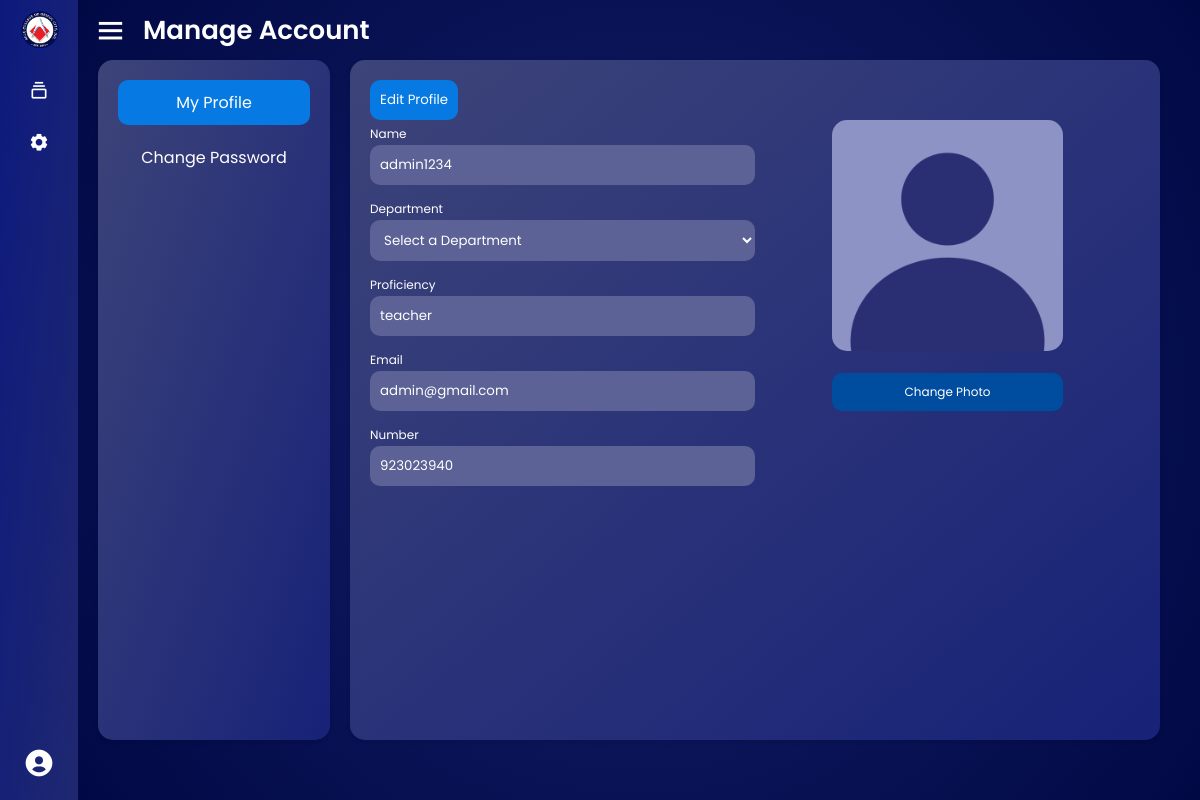
The page /user-manage-account.php (signed in) on the database its author committed.
### tables this page shows
CREATE TABLE `teacher_tb` (
  `teacher_id` int(11) NOT NULL,
  `teacher_name` varchar(255) NOT NULL,
  `teacher_email` varchar(255) NOT NULL,
  `teacher_password` varchar(255) NOT NULL,
  `teacher_number` varchar(255) NOT NULL,
  `teacher_department` varchar(200) NOT NULL,
  `teacher_proficency` varchar(255) NOT NULL,
  `teacher_daysAvailable` varchar(255) NOT NULL,
  `status` int(11) NOT NULL,
  `teacher_pic` varchar(100) NOT NULL,
  `SD_id` int(11) NOT NULL
);

### PHP Backend/teacher pages/profile.php (the view, shortened to what this page needs)
<?php
include 'config.php';
if (!isset($_SESSION['teacher_id'])) {
    header("Location: ../index.html");
    exit;
} else {
    $user_id = $_SESSION['teacher_id'];
    $sql = mysqli_query($con, "SELECT * FROM `teacher_tb` WHERE `teacher_id` = '$user_id'");
    while ($row = mysqli_fetch_array($sql)) {
?>
        <body>
            <main>
                <div class="nav-container">
                    <button onclick="window.location.href='user-manage-account.php'" class="nav-button active">My
                        Profile</button>
                    <form action="" method="post">
                        <button type="submit" class="nav-button">Change Password</button>
                    </form>
                </div>
                <div class="profile-update">
                    <button id="edit_btn">Edit Profile</button>
                    <form method="post" enctype="multipart/form-data" class="form-profile">
                        <div>
                            <label>Name</label><br>
                            <input type="text" name="teacher_name" id="teacher_name" value="<?php echo $row['teacher_name']; ?>" disabled required><br>
                            <label>Department</label><br>
                            <select name="teacher_dept" id="" required>
                            <option value="" disabled selected>Select a Department</option>
                            </select>
                            <label>Proficiency</label><br>
                            <input type="text" name="teacher_prof" id="teacher_prof" value="<?php echo $row['teacher_proficency']; ?>" disabled required>
                            <label>Email</label><br>
                            <input type="email" name="teacher_email" id="teacher_email" value="<?php echo $row['teacher_email']; ?>" disabled required>
                            <label>Number</label><br>
                            <input type="tel" pattern="[0-9]{11}" name="teacher_number" id="teacher_number" value="<?php echo $row['teacher_number']; ?>" disabled required>
                        </div>
                        <div class="profile-picture-container">
                            <div class="file-input-wrapper">
                                <img src="./profile_pictures/<?php echo $row['teacher_pic'];
                                                                $profpic = $row['teacher_pic']; ?>" alt="profile picture">
                                <label for="profile_pic" class="custom-file-input">Change Photo</label>
                            </div>
                        </div>
                    </form>
                </div>
            </main>
        </body>
<?php
    }
}
?>

### user-manage-account.php (shortened to what this page needs)
<?php
include 'config.php';
if (!isset($_SESSION['teacher_id'])) {
    header("Location: index.html");
    exit;
} else {
    $user_id = $_SESSION['teacher_id'];
    $sql = mysqli_query($con, "SELECT * FROM `teacher_tb` WHERE `teacher_id` = '$user_id'");
    while ($row = mysqli_fetch_array($sql)) {
?>
        <!DOCTYPE html>
        <html lang="en">
        <head>
            <link href='https://unpkg.com/boxicons@2.1.4/css/boxicons.min.css' rel='stylesheet'>
            <link rel="stylesheet" href="css/SD/sidebar.css">
            <link rel="stylesheet" href="css/nav-container.css">
            <link rel="stylesheet" href="css/manage-account.css">
            <link rel="stylesheet" href="css/change-password.css">
        </head>
        <body>
            <div class="sidebar close">
                <div class="logo-details">
                    <img src="media/ACLC-logo.png">
                </div>
                <ul class="nav-links">
                    <li>
                        <div class="icon-link">
                            <a href="#">
                                <i class='bx bx-collection'></i>
                            </a>
                        </div>
                    </li>
                    <li>
                        <a href="user-manage-account.php">
                            <i class='bx bxs-cog'></i>
                        </a>
                    </li>
                    <li>
                        <div class="profile-details">
                            <a href="user-manage-account.php">
                                <div class="profile-content">
                                    <i class='bx bxs-user-circle' id="profile-img"></i>
                                </div>
                            </a>
                        </div>
                    </li>
                </ul>
            </div>
            <section class="home-section">
                <div class="home-content">
                    <i class='bx bx-menu'></i>
                    <span class="text">Manage Account</span>
                </div>
                <?php
                if ($_SESSION['page'] === 'on') {
                    include './PHP Backend/teacher pages/changePassword.php';
                } else {
                    include './PHP Backend/teacher pages/profile.php';
                }
                ?>
            </section>
        </body>
<?php
    }
}
?>
        </html>

### css/SD/sidebar.css (style rules this page uses)
* { margin: 0; padding: 0; box-sizing: border-box; font-family: 'Poppins', sans-serif; }
.sidebar { background: linear-gradient(to bottom right, #0d1a7d, #1f2870); position: fixed; top: 0; left: 0; height: 100%; width: 260px; z-index: 100; transition: all 0.5s ease; }
.sidebar.close { width: 78px; }
.logo-details img { width: 40px; }
.logo-details img { margin-top: .5rem; margin-left: 20px; }
.sidebar .logo-details { display: flex; align-items: center; }
.sidebar .nav-links { height: 100%; padding: 10px 0; overflow: auto; }
.sidebar.close .nav-links { overflow: visible; }
.sidebar .nav-links li { position: relative; list-style: none; transition: all 0.4s ease; }
.sidebar .nav-links li .icon-link { display: flex; align-items: center; justify-content: space-between; }
.sidebar.close .nav-links li .icon-link { display: block }
.sidebar .nav-links li i { height: 50px; min-width: 78px; text-align: center; line-height: 50px; color: #fff; font-size: 20px; cursor: pointer; transition: all 0.3s ease; }
.sidebar .nav-links li a { display: flex; align-items: center; text-decoration: none; }
.sidebar .profile-details { position: fixed; bottom: 0; width: 260px; display: flex; align-items: center; justify-content: space-between; background: #0679E2; padding: 12px 0; transition: all 0.5s ease; }
.sidebar.close .profile-details { background: none; }
.sidebar.close .profile-details { width: 78px; }
.sidebar .profile-details .profile-content { display: flex; align-items: center; }
.sidebar .profile-details #profile-img { font-size: 2rem; }
.home-section { background: radial-gradient(circle, #151f69, #010945); position: relative; min-height: 100vh; left: 260px; width: calc(100% - 260px); transition: all 0.5s ease; }
.sidebar.close~.home-section { left: 78px; width: calc(100% - 78px); }
.home-section .home-content { height: 60px; display: flex; align-items: center; }
.home-section .home-content .bx-menu, .home-section .home-content .text { color: white; font-size: 35px; }
.home-section .home-content .bx-menu { margin: 0 15px; cursor: pointer; }
.home-section .home-content .text { font-size: 26px; font-weight: 600; }

### css/nav-container.css (style rules this page uses)
.nav-container { background: linear-gradient(to bottom right, #3d4479, #172278); box-shadow: 0 2px 4px rgba(0, 0, 0, 0.1); color: white; width: 300px; padding: 20px; border-radius: 15px; display: flex; flex-direction: column; align-items: stretch; }
.nav-button { background-color: transparent; padding: 10px; color: white; border: none; border-radius: 10px; margin-bottom: 10px; font-size: 16px; cursor: pointer; transition: all .5s ease; width: 100%; }
.active { background-color: #0679E2; }

### css/manage-account.css (style rules this page uses)
main { width: 100%; height: 85vh; display: flex; padding: 0 20px; }
.profile-update { background: linear-gradient(to bottom right, #3d4479, #172278); color: white; width: 100%; margin: 0 20px; padding: 20px; border-radius: 15px; box-shadow: 0 2px 4px rgba(0, 0, 0, 0.1); }
.form-profile { display: flex; }
.form-profile div { width: 60%; }
#edit_btn, #update_btn { background-color: #0679E2; color: white; padding: 10px; border: none; border-radius: 10px; cursor: pointer; transition: all .5s ease; }
label { font-size: 12px; }
select, input[type="text"], input[type="email"], input[type="tel"], input[type="password"] { background-color: #5c6295; color: white; width: 100%; padding: 10px; margin-bottom: 10px; border: none; border-radius: 10px; box-sizing: border; }
.profile-picture-container { text-align: center; }
.profile-picture-container img { background-color: #8e93c5; width: 100%; height: 100%; border-radius: 15px; }
.file-input-wrapper { position: relative; overflow: hidden; display: inline-block; }
.custom-file-input { background-color: #007bff; color: white; margin-top: 15px; width: 100%; padding: 10px; cursor: pointer; border-radius: 10px; text-align: center; white-space: nowrap; transition: all 0.5s ease; display: inline-block; }
.file-input-wrapper input[type="file"]:disabled+.custom-file-input { background-color: #004c9e; cursor: not-allowed; }

### rows shown on the page
teacher_tb: teacher_name "admin1234", teacher_prof "teacher", teacher_email "admin@gmail.com", teacher_number "923023940", teacher_pic (placeholder picture)
